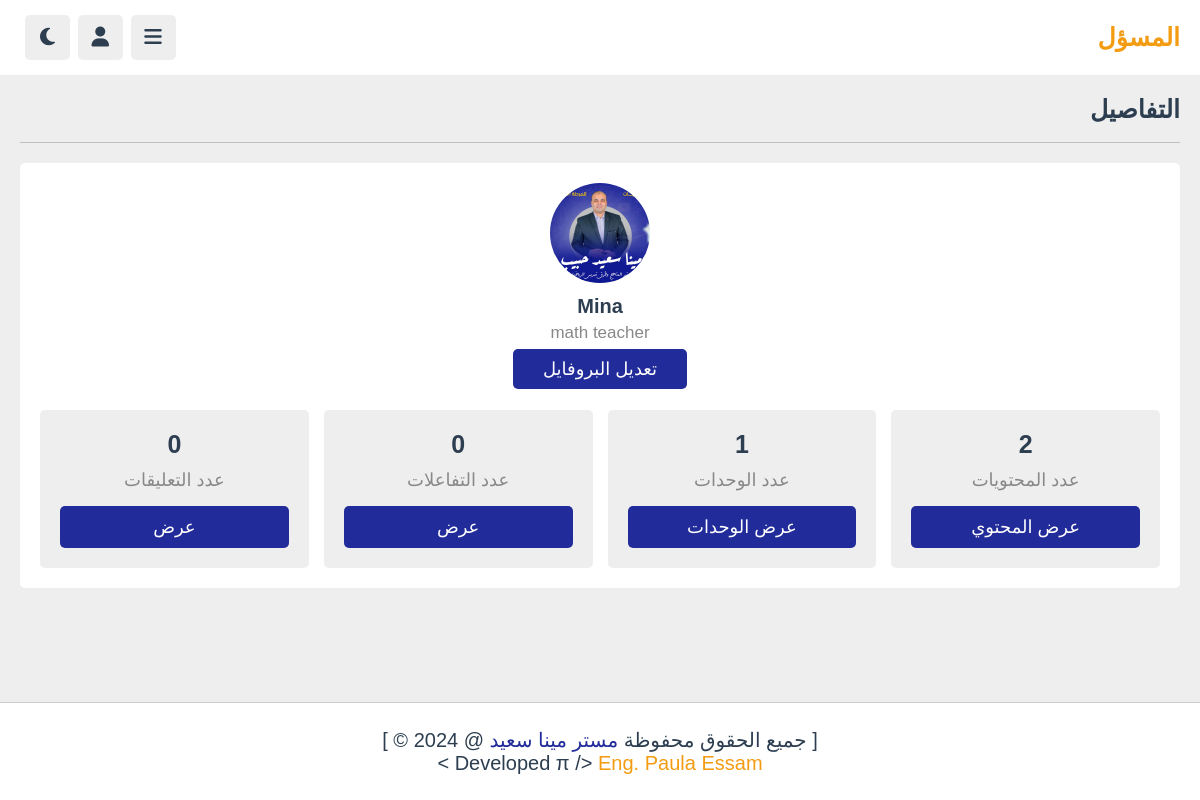
Page /admin/profile.php (signed in) on the committed database.
### tables this page shows
CREATE TABLE `tutors` (
  `id` varchar(20) NOT NULL,
  `name` varchar(50) NOT NULL,
  `profession` varchar(50) NOT NULL,
  `email` varchar(50) NOT NULL,
  `password` varchar(50) NOT NULL,
  `image` varchar(100) NOT NULL
);

### admin/profile.php (the view, shortened to what this page needs)
<?php
include '../components/connect.php';
    if (isset($_COOKIE['tutor_id'])) {
        $tutor_id = $_COOKIE['tutor_id'];
    }
    else {
        $tutor_id = '';
        header("Location: login.php");
        exit();
    }
    $count_content = $conn->prepare("SELECT * FROM `content` WHERE tutor_id = ?");
    $count_content->execute([$tutor_id]);
    $total_contents = $count_content->rowCount();
    $count_playlist = $conn->prepare("SELECT * FROM `playlist` WHERE tutor_id = ?");
    $count_playlist->execute([$tutor_id]);
    $total_playlists = $count_playlist->rowCount();
    $count_likes = $conn->prepare("SELECT * FROM `likes` WHERE tutor_id = ?");
    $count_likes->execute([$tutor_id]);
    $total_likes = $count_likes->rowCount();
    $count_comments = $conn->prepare("SELECT * FROM `comments` WHERE tutor_id = ?");
    $count_comments->execute([$tutor_id]);
    $total_comments = $count_comments->rowCount();
?>
<!DOCTYPE html>
<html lang="en">
<head>
    <link rel="stylesheet" href="https://cdnjs.cloudflare.com/ajax/libs/font-awesome/6.2.0/css/all.min.css">
    <link rel="stylesheet" href="../css/admin_style.css">
</head>
<body>
<?php
    include '../components/admin_header.php';
?>
<section class="profile">
    <h1 class="heading">التفاصيل</h1>
    <div class="details">
        <div class="tutor">
            <img src="../uploaded_files/<?=$fetch_profile['image'];?>" alt="">
            <h3><?=$fetch_profile['name'];?></h3>
            <p><?=$fetch_profile['profession'];?></p>
            <a href="update.php" class="inline-btn">تعديل البروفايل</a>
        </div>
        <div class="box-container">
            <div class="box">
                <h3><?= $total_contents ?></h3>
                <p>عدد المحتويات</p>
                <a href="contents.php" class="btn">عرض المحتوي</a>
            </div>
            <div class="box">
                <h3><?= $total_playlists ?></h3>
                <p>عدد الوحدات </p>
                <a href="playlists.php" class="btn">عرض الوحدات</a>
            </div>
            <div class="box">
                <h3><?= $total_likes ?></h3>
                <p>عدد التفاعلات</p>
                <a href="contents.php" class="btn">عرض</a>
            </div>
            <div class="box">
                <h3><?= $total_comments ?></h3>
                <p>عدد التعليقات</p>
                <a href="comments.php" class="btn">عرض</a>
            </div>
        </div>
    </div>
</section>
<?php
        include '../components/footer.php';
?>
</body>
</html>

### css/admin_style.css (style rules this page uses)
:root { --main-color:#212b9a; --red: #e74c3c; --orange: #f39c12; --white:#fff; --black:#2c3e50; --light-color:#888; --light-bg:#eee; --border: .1rem solid rgba(0,0,0,.2); }
* { font-family: 'Nunito', sans-serif; margin: 0; padding: 0; box-sizing: border-box; outline: none; border: none; text-decoration: none; }
html { font-size: 62.5%; overflow-x: hidden; }
body { direction: rtl; background-color: var(--light-bg); padding-bottom: 9rem; padding-right: 30rem; }
section { padding: 2rem; max-width: 1200px; margin: 0 auto; }
.heading { padding-bottom: 1.8rem; border-bottom: var(--border); font-size: 2.5rem; color: var(--black); text-transform: capitalize; margin-bottom: 2rem; }
.btn, .option-btn, .delete-btn, .inline-btn, .inline-option-btn, .inline-delete-btn { border-radius: .5rem; padding: 1rem 3rem ; font-size: 1.8rem; color:#fff; margin-top: 1rem; text-transform: capitalize; cursor: pointer; text-align: center; }
.btn, .option-btn, .delete-btn { display: block; width: 100%; }
.btn, .inline-btn { background-color: var(--main-color); }
.profile .details { background-color: var(--white); border-radius: .5rem; padding: 2rem; }
.profile .details .tutor { text-align: center; margin-bottom: 3rem; }
.profile .details .tutor img { width: 10rem; height: 10rem; object-fit: cover; border-radius: 50%; margin-bottom: .5rem; }
.profile .details .tutor h3 { font-size: 2rem; margin: .5rem 0; color: var(--black); }
.profile .details .tutor p { font-size: 1.7rem; color: var(--light-color); margin-bottom: 1.5rem; }
.profile .details .box-container { display: flex; flex-wrap: wrap; align-items: flex-end; gap: 1.5rem; }
.profile .details .box-container .box { background-color: var(--light-bg); border-radius: .5rem; padding: 2rem; flex: 1 1 25rem; text-align: center; }
.profile .details .box-container .box h3 { font-size: 2.5rem; color: var(--black); margin-bottom: .5rem; }
.profile .details .box-container .box p { padding: .5rem 0; font-size: 1.8rem; color: var(--light-color); }
@media (max-width: 1200px) { body { padding-right: 0; } }

### rows in the picture
tutors: image (picture), name "Mina", profession "math teacher"

### other values in the picture
$total_contents "2"
$total_playlists "1"
$total_likes "0"
$total_comments "0"
